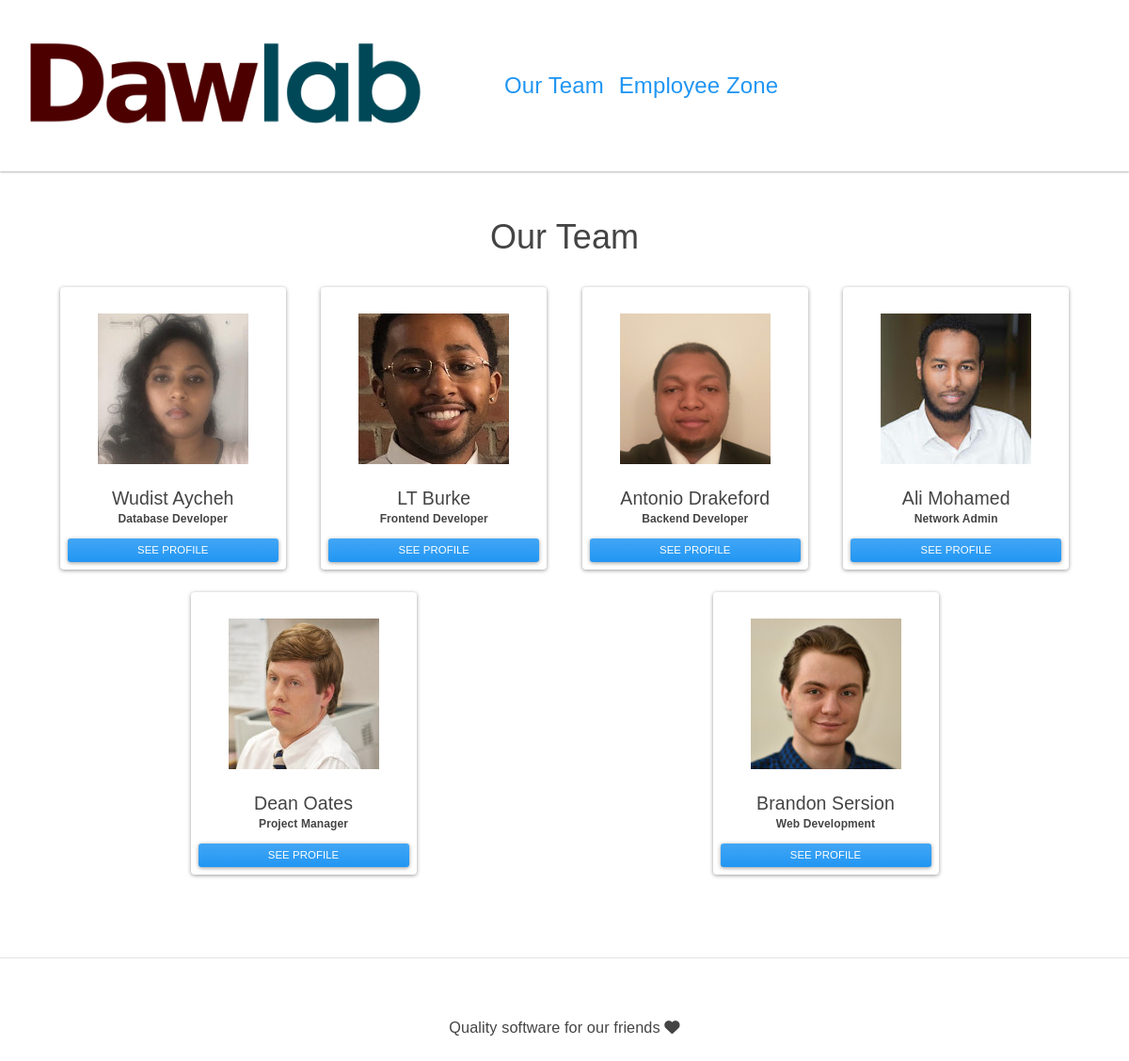
The app's page /content/ with its own data.
### content/models.py (models this page shows, shortened)
class Employee(models.Model):
    last_name = models.TextField(max_length=20, null=False, blank=False)
    first_name = models.TextField(max_length=20, null=False, blank=False)
    job_title = models.TextField(max_length=20, null=False, blank=False)
    job_description = models.TextField(max_length=1000, null=False, blank=False)
    bio = models.TextField(max_length=1000, null=False, blank=False)
    skills = models.TextField(max_length=1000, null=False, blank=False)
    class Meta:
        unique_together = ('last_name', 'first_name')
        ordering = ('last_name',)

### content/views.py (the view)
def team_page(request):
    employees = Employee.objects.all()
    return render(request, 'team.html', {'employees': employees})

### content/templates/team.html
{% extends 'contentbase.html' %}
{% load static %}
{% block content %}
    <div class="row">
        <div class="mx-auto mt-5 mb-4">
            <h1>Our Team</h1>
        </div>
    </div>
    <div class="row mx-auto">
        {% for employee in employees %}
            <div class="card mx-auto mb-4 p-2">
                {% with 'img/'|add:employee.first_name|add:'.jpg' as image_src %}
                    <div class="card-body mx-auto">
                        <img class="profile-pictures" src="{% static image_src %}">
                    </div>
                {% endwith %}
                <h4 class="card-title mx-auto">
                    {{employee.first_name}} {{employee.last_name}}
                </h4>
                <p class="card-text mx-auto">
                    {{employee.job_title}}
                </p>
                <a href="{% url 'team_profiles' pk=employee.id %}" class="btn btn-primary btn-sm bg-dark">
                    See Profile
                </a>
            </div>
        {% endfor %}
    </div>
{% endblock %}

### content/templates/contentbase.html (shortened to what this page needs)
<!DOCTYPE html>
{% load static %}
<html lang="en">
    <head>
        <link href="https://opensource.keycdn.com/fontawesome/4.7.0/font-awesome.min.css" rel="stylesheet">
        <link href="https://stackpath.bootstrapcdn.com/bootswatch/4.1.0/materia/bootstrap.min.css" rel="stylesheet"
>
        <link href="{% static "base.css" %}" rel="stylesheet" type="text/css">
    </head>
    <body>
        <nav class="navbar navbar-expand-md navbar-secondary">
            <a class="navbar-brand" href="{% url 'home' %}">
                <img class="logo navbar-brand" src="{% static "./img/Dawlab_classic.png" %}">
            </a>
            <div>
                <ul class="navbar-nav">
                    <li class="nav-item">
                        <a class="nav-link" href="{% url 'team' %}">Our Team</a>
                    </li>
                    {% if user.is_authenticated %}
                        <li class="nav-item">
                            <a class="nav-link" href="{% url 'employee_zone' %}">Employee Zone</a>
                        </li>
                        <li class="nav-item">
                            <a class="nav-link" href="{% url 'account_logout' %}">Logout</a>
                        </li>
                    {% else %}
                        <li class="nav-item">
                            <a class="nav-link" href="{% url 'authentication' %}">Employee Zone</a>
                        </li>
                    {% endif %}
                </ul>
            </div>
        </nav>
        <div class="container">
            {% block content %}
            {% endblock %}
        </div>
        <footer class="pt-5">
            <hr>
            <h5 class="p-5 text-center">Quality software for our friends <i class="fa fa-heart"></i></h5>
        </footer>
    </body>
</html>

### content/static/base.css (style rules this page uses)
body { font-family: "Arial", Times, serif; font-size:1.5em; }
.logo { width:90%; max-width: 20em; max-height: 12em; }
h1 { font-size:1.5em; }
.card { width:10em; height:12.5em; }
.card-title { margin:0px; padding:0px; }
.card-text { font-weight:bold; font-size:.5em; }
li { list-style-type: none; }

### records on screen
Employee: first_name "Wudist", last_name "Aycheh", job_title "Database Developer"
Employee: first_name "LT", last_name "Burke", job_title "Frontend Developer"
Employee: first_name "Antonio", last_name "Drakeford", job_title "Backend Developer"
Employee: first_name "Ali", last_name "Mohamed", job_title "Network Admin"
Employee: first_name "Dean", last_name "Oates", job_title "Project Manager"
Employee: first_name "Brandon", last_name "Sersion", job_title "Web Development"
